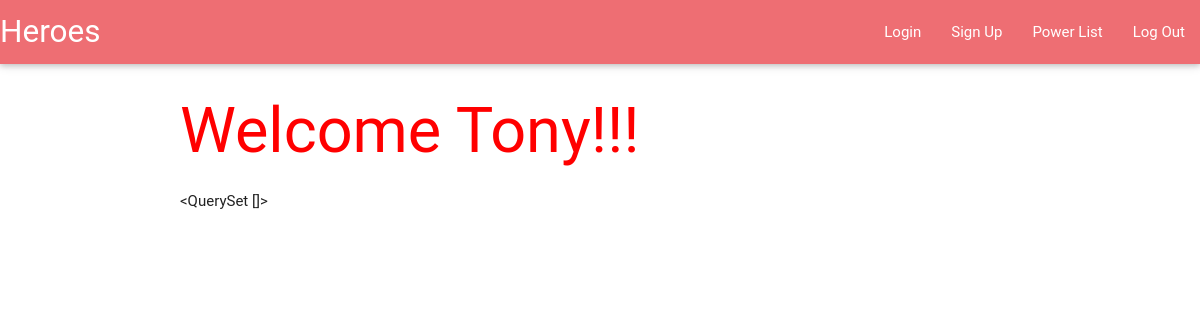
Before: /heroes/ (signed in) with the older database file.
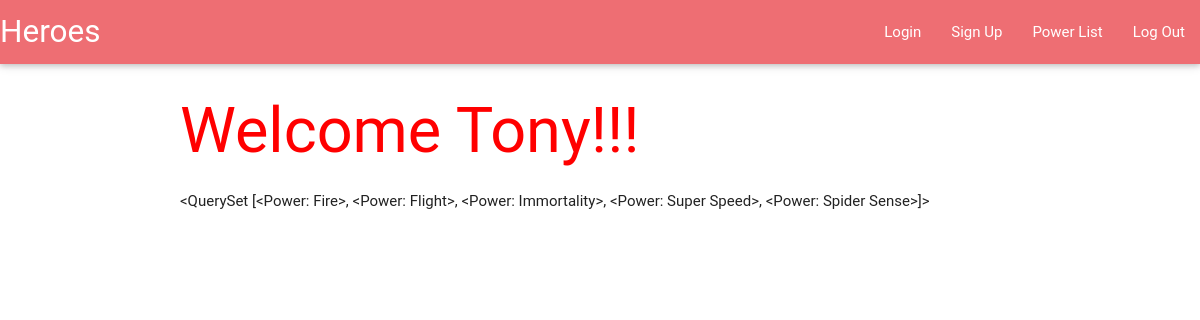
After: the same page with the newer database file.
### heroes/models.py (models this page shows, shortened)
class Leader(models.Model):
	user = models.OneToOneField(User)
	first_name = models.CharField(max_length=40)
	last_name = models.CharField(max_length=40)
	bio = models.TextField(max_length=500, default='blank')
	hero_name = models.CharField(max_length=40, default = "blank")
	age = models.PositiveSmallIntegerField(default = 0)

class Power(models.Model):
	name = models.CharField(max_length=40)
	method = models.CharField(max_length=40)
	description = models.TextField(max_length=500, default='blank')
	leader = models.ManyToManyField(Leader)
	def __str__(self):
		return self.name

### heroes/views.py (the view)
def index_view(request):
	user = request.user
	print(user)
	if user.is_authenticated():
		profile = User.objects.get(username=user)
		leader = Leader.objects.get(user = profile)
		power = Power.objects.all()
		context = {
			"profile" : profile,
			"leader": leader,
			"power": power
		}
		return render(request, 'heroes/leader.html', context)
	else:
		return render(request, 'base.html', {})

### heroes/templates/heroes/leader.html
{% extends 'base.html' %}
{% block content %}
<h1>Welcome {{leader.first_name}}!!!</h1>
<p>{{power}}</p>
{% endblock content %}

### templates/base.html (shortened to what this page needs)
{% load staticfiles %}
<!DOCTYPE html>
<html lang="en">
<head>
	<link rel="stylesheet" href="{% static 'materialize/materialize.min.css' %}">
	<link rel="stylesheet" href="{% static 'style.css' %}">
</head>
<body>
	<nav>
    <div class="nav-wrapper">
      <a href="{% url 'heroes:index' %}" class="brand-logo">Heroes</a>
      <ul id="nav-mobile" class="right hide-on-med-and-down">
        <li><a href="{% url 'heroes:login' %}">Login</a></li>
        <li><a href="{% url 'heroes:signup' %}">Sign Up</a></li>
        <li><a href="badges.html">Power List</a></li>
        <li><a href="{% url 'heroes:logout' %}">Log Out</a></li>
      </ul>
    </div>
  </nav>
	<div class='container'>
		{% block content %}{% endblock content %}
	</div>
</body>
</html>

### static/style.css (style rules this page uses)
h1 { color: red; }

Changed rows visible on the page:
added Power: name.name "<QuerySet [<Power: Fire>, <Power: Flight>, <Power: Immortality>, <Power: Super Speed>, <Power: Spider Sense>]>"
Other visible differences:
{{ power }}: "<QuerySet []>" → (not shown)
